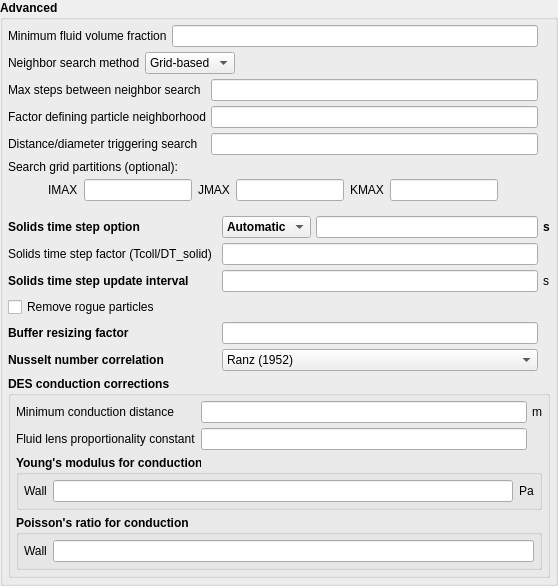
            <widget class="QGroupBox" name="groupbox_dem_advanced">
             <property name="font">
              <font>
               <weight>75</weight>
               <bold>true</bold>
              </font>
             </property>
             <property name="title">
              <string>Advanced</string>
             </property>
             <property name="flat">
              <bool>true</bool>
             </property>
             <layout class="QGridLayout" name="gridLayout_5">
              <property name="leftMargin">
               <number>5</number>
              </property>
              <property name="topMargin">
               <number>5</number>
              </property>
              <property name="rightMargin">
               <number>5</number>
              </property>
              <property name="bottomMargin">
               <number>5</number>
              </property>
              <property name="spacing">
               <number>5</number>
              </property>
              <item row="2" column="0" colspan="4">
               <layout class="QGridLayout" name="gridLayout_14">
                <item row="0" column="0">
                 <widget class="QLabel" name="label_neighbor_search_n">
                  <property name="font">
                   <font>
                    <weight>50</weight>
                    <bold>false</bold>
                   </font>
                  </property>
                  <property name="text">
                   <string>Max steps between neighbor search</string>
                  </property>
                 </widget>
                </item>
                <item row="0" column="1">
                 <widget class="LineEdit" name="lineedit_keyword_neighbor_search_n">
                  <property name="font">
                   <font>
                    <weight>50</weight>
                    <bold>false</bold>
                   </font>
                  </property>
                 </widget>
                </item>
                <item row="1" column="0">
                 <widget class="QLabel" name="label_factor_rlm">
                  <property name="font">
                   <font>
                    <weight>50</weight>
                    <bold>false</bold>
                   </font>
                  </property>
                  <property name="text">
                   <string>Factor defining particle neighborhood</string>
                  </property>
                 </widget>
                </item>
                <item row="1" column="1">
                 <widget class="LineEdit" name="lineedit_keyword_factor_rlm">
                  <property name="font">
                   <font>
                    <weight>50</weight>
                    <bold>false</bold>
                   </font>
                  </property>
                 </widget>
                </item>
                <item row="2" column="0">
                 <widget class="QLabel" name="label_neighbor_search_rad_ratio">
                  <property name="font">
                   <font>
                    <weight>50</weight>
                    <bold>false</bold>
                   </font>
                  </property>
                  <property name="text">
                   <string>Distance/diameter triggering search</string>
                  </property>
                 </widget>
                </item>
                <item row="2" column="1">
                 <widget class="LineEdit" name="lineedit_keyword_neighbor_search_rad_ratio">
                  <property name="font">
                   <font>
                    <weight>50</weight>
                    <bold>false</bold>
                   </font>
                  </property>
                 </widget>
                </item>
               </layout>
              </item>
              <item row="6" column="2">
               <widget class="QComboBox" name="combobox_time_step_option">
                <property name="sizeAdjustPolicy">
                 <enum>QComboBox::AdjustToContents</enum>
                </property>
                <item>
                 <property name="text">
                  <string>Automatic</string>
                 </property>
                </item>
                <item>
                 <property name="text">
                  <string>Constant</string>
                 </property>
                </item>
               </widget>
              </item>
              <item row="5" column="0" colspan="4">
               <widget class="QWidget" name="frame_ijkmax" native="true">
                <property name="font">
                 <font>
                  <weight>50</weight>
                  <bold>false</bold>
                 </font>
                </property>
                <layout class="QHBoxLayout" name="horizontalLayout_23">
                 <property name="leftMargin">
                  <number>0</number>
                 </property>
                 <property name="topMargin">
                  <number>0</number>
                 </property>
                 <property name="rightMargin">
                  <number>0</number>
                 </property>
                 <property name="bottomMargin">
                  <number>10</number>
                 </property>
                 <item>
                  <spacer name="horizontalSpacer_2">
                   <property name="orientation">
                    <enum>Qt::Horizontal</enum>
                   </property>
                   <property name="sizeHint" stdset="0">
                    <size>
                     <width>40</width>
                     <height>20</height>
                    </size>
                   </property>
                  </spacer>
                 </item>
                 <item>
                  <widget class="QLabel" name="label_desgridsearch_imax">
                   <property name="font">
                    <font>
                     <weight>50</weight>
                     <bold>false</bold>
                    </font>
                   </property>
                   <property name="text">
                    <string>IMAX</string>
                   </property>
                  </widget>
                 </item>
                 <item>
                  <widget class="LineEdit" name="lineedit_keyword_desgridsearch_imax">
                   <property name="font">
                    <font>
                     <weight>50</weight>
                     <bold>false</bold>
                    </font>
                   </property>
                  </widget>
                 </item>
                 <item>
                  <widget class="QLabel" name="label_desgridsearch_jmax">
                   <property name="font">
                    <font>
                     <weight>50</weight>
                     <bold>false</bold>
                    </font>
                   </property>
                   <property name="text">
                    <string>JMAX</string>
                   </property>
                  </widget>
                 </item>
                 <item>
                  <widget class="LineEdit" name="lineedit_keyword_desgridsearch_jmax">
                   <property name="font">
                    <font>
                     <weight>50</weight>
                     <bold>false</bold>
                    </font>
                   </property>
                  </widget>
                 </item>
                 <item>
                  <widget class="QLabel" name="label_desgridsearch_kmax">
                   <property name="font">
                    <font>
                     <weight>50</weight>
                     <bold>false</bold>
                    </font>
                   </property>
                   <property name="text">
                    <string>KMAX</string>
                   </property>
                  </widget>
                 </item>
                 <item>
                  <widget class="LineEdit" name="lineedit_keyword_desgridsearch_kmax">
                   <property name="font">
                    <font>
                     <weight>50</weight>
                     <bold>false</bold>
                    </font>
                   </property>
                  </widget>
                 </item>
                 <item>
                  <spacer name="horizontalSpacer_3">
                   <property name="orientation">
                    <enum>Qt::Horizontal</enum>
                   </property>
                   <property name="sizeHint" stdset="0">
                    <size>
                     <width>40</width>
                     <height>20</height>
                    </size>
                   </property>
                  </spacer>
                 </item>
                </layout>
               </widget>
              </item>
              <item row="10" column="0">
               <widget class="QLabel" name="label_des_buff_resize_factor">
                <property name="text">
                 <string>Buffer resizing factor</string>
                </property>
               </widget>
              </item>
              <item row="11" column="0">
               <widget class="QLabel" name="label_des_conv_corr">
                <property name="text">
                 <string>Nusselt number correlation</string>
                </property>
               </widget>
              </item>
              <item row="0" column="0" colspan="4">
               <layout class="QGridLayout" name="gridLayout_4">
                <item row="0" column="0">
                 <widget class="QLabel" name="label_des_epg_clip_2">
                  <property name="font">
                   <font>
                    <weight>50</weight>
                    <bold>false</bold>
                   </font>
                  </property>
                  <property name="text">
                   <string>Minimum fluid volume fraction</string>
                  </property>
                 </widget>
                </item>
                <item row="0" column="1">
                 <widget class="LineEdit" name="lineedit_keyword_des_epg_clip_2">
                  <property name="font">
                   <font>
                    <weight>50</weight>
                    <bold>false</bold>
                   </font>
                  </property>
                 </widget>
                </item>
               </layout>
              </item>
              <item row="6" column="0">
               <widget class="QLabel" name="label_time_step_option">
                <property name="text">
                 <string>Solids time step option</string>
                </property>
               </widget>
              </item>
              <item row="7" column="0">
               <widget class="QLabel" name="label_dtsolid_factor">
                <property name="font">
                 <font>
                  <weight>50</weight>
                  <bold>false</bold>
                 </font>
                </property>
                <property name="text">
                 <string>Solids time step factor (Tcoll/DT_solid)</string>
                </property>
               </widget>
              </item>
              <item row="1" column="0" colspan="4">
               <layout class="QHBoxLayout" name="horizontalLayout_4">
                <item>
                 <widget class="QLabel" name="label_des_neighbor_search">
                  <property name="font">
                   <font>
                    <weight>50</weight>
                    <bold>false</bold>
                   </font>
                  </property>
                  <property name="text">
                   <string>Neighbor search method</string>
                  </property>
                 </widget>
                </item>
                <item>
                 <widget class="ComboBox" name="combobox_des_neighbor_search">
                  <property name="font">
                   <font>
                    <weight>50</weight>
                    <bold>false</bold>
                   </font>
                  </property>
                  <item>
                   <property name="text">
                    <string>Grid-based</string>
                   </property>
                  </item>
                  <item>
                   <property name="text">
                    <string>N-square</string>
                   </property>
                  </item>
                 </widget>
                </item>
                <item>
                 <spacer name="horizontalSpacer_5">
                  <property name="orientation">
                   <enum>Qt::Horizontal</enum>
                  </property>
                  <property name="sizeHint" stdset="0">
                   <size>
                    <width>40</width>
                    <height>20</height>
                   </size>
                  </property>
                 </spacer>
                </item>
               </layout>
              </item>
              <item row="6" column="3">
               <widget class="LineEdit" name="lineedit_keyword_dtsolid"/>
              </item>
              <item row="8" column="0">
               <widget class="QLabel" name="label_dtsolid_update_dt">
                <property name="text">
                 <string>Solids time step update interval</string>
                </property>
               </widget>
              </item>
              <item row="4" column="0">
               <widget class="QLabel" name="label_search_grid_partitions">
                <property name="font">
                 <font>
                  <weight>50</weight>
                  <bold>false</bold>
                 </font>
                </property>
                <property name="text">
                 <string>Search grid partitions (optional):</string>
                </property>
               </widget>
              </item>
              <item row="6" column="4">
               <widget class="QLabel" name="label_dtsolid_units">
                <property name="text">
                 <string>s</string>
                </property>
               </widget>
              </item>
              <item row="8" column="4">
               <widget class="QLabel" name="label_dtsolid_update_dt_units">
                <property name="font">
                 <font>
                  <weight>50</weight>
                  <bold>false</bold>
                 </font>
                </property>
                <property name="text">
                 <string>s</string>
                </property>
               </widget>
              </item>
              <item row="8" column="2" colspan="2">
               <widget class="LineEdit" name="lineedit_keyword_dtsolid_update_dt"/>
              </item>
              <item row="9" column="0" colspan="4">
               <widget class="CheckBox" name="checkbox_keyword_remove_rogue_particles">
                <property name="font">
                 <font>
                  <weight>50</weight>
                  <bold>false</bold>
                 </font>
                </property>
                <property name="text">
                 <string>Remove rogue particles</string>
                </property>
               </widget>
              </item>
              <item row="14" column="0" colspan="5">
               <widget class="QGroupBox" name="groupbox_des_corrections">
                <property name="font">
                 <font>
                  <weight>75</weight>
                  <bold>true</bold>
                 </font>
                </property>
                <property name="title">
                 <string>DES conduction corrections</string>
                </property>
                <property name="flat">
                 <bool>true</bool>
                </property>
                <property name="" stdset="0">
                 <font>
                  <weight>50</weight>
                  <bold>false</bold>
                 </font>
                </property>
                <layout class="QGridLayout" name="gridLayout_25" columnstretch="0,0,0">
                 <property name="leftMargin">
                  <number>5</number>
                 </property>
                 <property name="topMargin">
                  <number>5</number>
                 </property>
                 <property name="rightMargin">
                  <number>5</number>
                 </property>
                 <property name="bottomMargin">
                  <number>5</number>
                 </property>
                 <property name="spacing">
                  <number>5</number>
                 </property>
                 <item row="0" column="2">
                  <widget class="QLabel" name="label_des_min_cond_dist_units">
                   <property name="maximumSize">
                    <size>
                     <width>15</width>
                     <height>16777215</height>
                    </size>
                   </property>
                   <property name="font">
                    <font>
                     <weight>50</weight>
                     <bold>false</bold>
                    </font>
                   </property>
                   <property name="text">
                    <string>m</string>
                   </property>
                  </widget>
                 </item>
                 <item row="0" column="0">
                  <widget class="QLabel" name="label_des_min_cond_dist">
                   <property name="font">
                    <font>
                     <weight>50</weight>
                     <bold>false</bold>
                    </font>
                   </property>
                   <property name="text">
                    <string>Minimum conduction distance</string>
                   </property>
                  </widget>
                 </item>
                 <item row="0" column="1">
                  <widget class="LineEdit" name="lineedit_keyword_des_min_cond_dist">
                   <property name="font">
                    <font>
                     <weight>50</weight>
                     <bold>false</bold>
                    </font>
                   </property>
                  </widget>
                 </item>
                 <item row="1" column="0">
                  <widget class="QLabel" name="label_flpc">
                   <property name="font">
                    <font>
                     <weight>50</weight>
                     <bold>false</bold>
                    </font>
                   </property>
                   <property name="text">
                    <string>Fluid lens proportionality constant</string>
                   </property>
                  </widget>
                 </item>
                 <item row="2" column="0" colspan="3">
                  <widget class="QGroupBox" name="groupbox_young_actual">
                   <property name="font">
                    <font>
                     <weight>75</weight>
                     <bold>true</bold>
                    </font>
                   </property>
                   <property name="title">
                    <string>Young's modulus for conduction</string>
                   </property>
                   <property name="flat">
                    <bool>true</bool>
                   </property>
                   <property name="" stdset="0">
                    <font>
                     <weight>50</weight>
                     <bold>false</bold>
                    </font>
                   </property>
                   <layout class="QGridLayout" name="gridLayout_26" columnstretch="0,0,0">
                    <property name="leftMargin">
                     <number>5</number>
                    </property>
                    <property name="topMargin">
                     <number>5</number>
                    </property>
                    <property name="rightMargin">
                     <number>5</number>
                    </property>
                    <property name="bottomMargin">
                     <number>5</number>
                    </property>
                    <item row="0" column="1">
                     <widget class="LineEdit" name="lineedit_keyword_ew_young_actual">
                      <property name="font">
                       <font>
                        <weight>50</weight>
                        <bold>false</bold>
                       </font>
                      </property>
                     </widget>
                    </item>
                    <item row="0" column="2">
                     <widget class="QLabel" name="label_ew_young_actual_units">
                      <property name="font">
                       <font>
                        <weight>50</weight>
                        <bold>false</bold>
                       </font>
                      </property>
                      <property name="text">
                       <string>Pa</string>
                      </property>
                     </widget>
                    </item>
                    <item row="0" column="0">
                     <widget class="QLabel" name="label_ew_young_actual">
                      <property name="font">
                       <font>
                        <weight>50</weight>
                        <bold>false</bold>
                       </font>
                      </property>
                      <property name="text">
                       <string>Wall</string>
                      </property>
                     </widget>
                    </item>
                   </layout>
                  </widget>
                 </item>
                 <item row="3" column="0" colspan="3">
                  <widget class="QGroupBox" name="groupbox_poisson_actual">
                   <property name="font">
                    <font>
                     <weight>75</weight>
                     <bold>true</bold>
                    </font>
                   </property>
                   <property name="title">
                    <string>Poisson's ratio for conduction</string>
                   </property>
                   <property name="flat">
                    <bool>true</bool>
                   </property>
                   <property name="" stdset="0">
                    <font>
                     <weight>50</weight>
                     <bold>false</bold>
                    </font>
                   </property>
                   <layout class="QGridLayout" name="gridLayout_27" columnstretch="0,1">
                    <property name="leftMargin">
                     <number>5</number>
                    </property>
                    <property name="topMargin">
                     <number>5</number>
                    </property>
                    <property name="rightMargin">
                     <number>5</number>
                    </property>
                    <property name="bottomMargin">
                     <number>5</number>
                    </property>
                    <item row="0" column="0">
                     <widget class="QLabel" name="label_vw_poisson_actual">
                      <property name="font">
                       <font>
                        <weight>50</weight>
                        <bold>false</bold>
                       </font>
                      </property>
                      <property name="text">
                       <string>Wall</string>
                      </property>
                     </widget>
                    </item>
                    <item row="0" column="1">
                     <widget class="LineEdit" name="lineedit_keyword_vw_poisson_actual">
                      <property name="font">
                       <font>
                        <weight>50</weight>
                        <bold>false</bold>
                       </font>
                      </property>
                     </widget>
                    </item>
                   </layout>
                  </widget>
                 </item>
                 <item row="1" column="1">
                  <widget class="LineEdit" name="lineedit_keyword_flpc">
                   <property name="font">
                    <font>
                     <weight>50</weight>
                     <bold>false</bold>
                    </font>
                   </property>
                  </widget>
                 </item>
                </layout>
               </widget>
              </item>
              <item row="7" column="2" colspan="2">
               <widget class="LineEdit" name="lineedit_keyword_dtsolid_factor"/>
              </item>
              <item row="10" column="2" colspan="2">
               <widget class="LineEdit" name="lineedit_keyword_des_buff_resize_factor"/>
              </item>
              <item row="11" column="2" colspan="2">
               <widget class="ComboBox" name="combobox_des_conv_corr">
                <property name="font">
                 <font>
                  <weight>50</weight>
                  <bold>false</bold>
                 </font>
                </property>
                <item>
                 <property name="text">
                  <string>Ranz (1952)</string>
                 </property>
                </item>
                <item>
                 <property name="text">
                  <string>Wakao</string>
                 </property>
                </item>
                <item>
                 <property name="text">
                  <string>Gunn</string>
                 </property>
                </item>
                <item>
                 <property name="text">
                  <string>Tavassoli</string>
                 </property>
                </item>
               </widget>
              </item>
             </layout>
            </widget>
